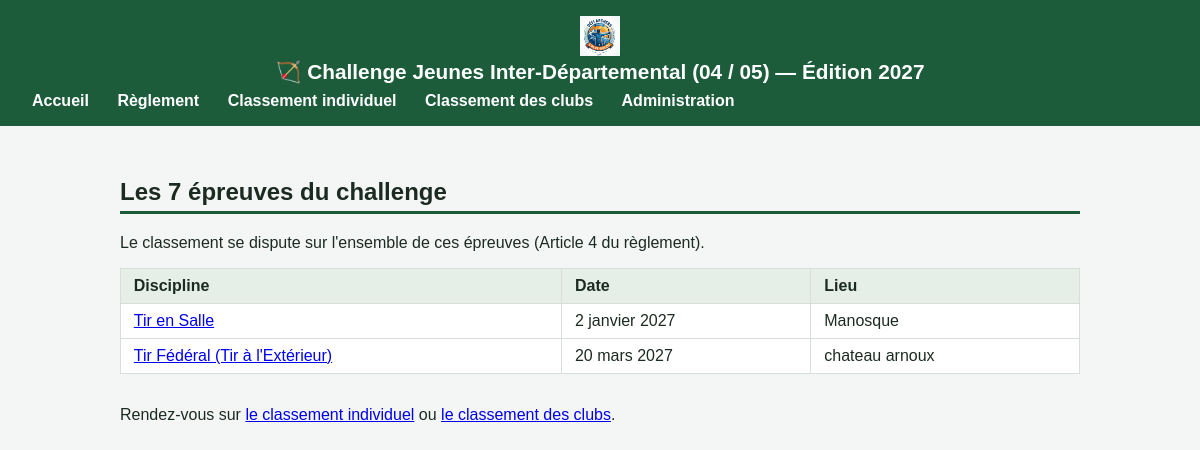
The page / on the database its author committed.
### challenge/models.py (models this page shows, shortened)
class Epreuve(models.Model):
    DISCIPLINE_CHOICES = [
        ("SALLE", "Tir en Salle"),
        ("FEDERAL", "Tir Fédéral (Tir à l'Extérieur)"),
        ("CAMPAGNE", "Tir de Campagne"),
        ("NATURE", "Tir Nature"),
        ("3D", "Tir 3D"),
        ("BEURSAULT", "Tir Beursault"),
        ("RUN", "Run Archery"),
    ]
    discipline = models.CharField(max_length=10, choices=DISCIPLINE_CHOICES, unique=True)
    edition = models.PositiveIntegerField(default=2026)
    date = models.DateField()
    lieu = models.CharField(max_length=150, blank=True)
    class Meta:
        ordering = ["date"]

### challenge/views.py (the view)
# urls.py: path("", views.accueil, name="accueil"),
def accueil(request):
    epreuves = Epreuve.objects.all()
    return render(request, "challenge/accueil.html", {"epreuves": epreuves})

### challenge/templates/challenge/accueil.html
{% extends "challenge/base.html" %}
{% block content %}
<h2>Les 7 épreuves du challenge</h2>
<p>Le classement se dispute sur l'ensemble de ces épreuves (Article 4 du règlement).</p>
<table>
  <thead>
    <tr><th>Discipline</th><th>Date</th><th>Lieu</th></tr>
  </thead>
  <tbody>
    {% for epreuve in epreuves %}
    <tr>
      <td><a href="{% url 'challenge:detail_epreuve' epreuve.id %}">{{ epreuve.get_discipline_display }}</a></td>
      <td>{{ epreuve.date }}</td>
      <td>{{ epreuve.lieu|default:"—" }}</td>
    </tr>
    {% empty %}
    <tr><td colspan="3">Aucune épreuve enregistrée pour l'instant.</td></tr>
    {% endfor %}
  </tbody>
</table>
<p>Rendez-vous sur <a href="{% url 'challenge:classement_general' %}">le classement individuel</a>
ou <a href="{% url 'challenge:classement_clubs' %}">le classement des clubs</a>.</p>
{% endblock %}

### challenge/templates/challenge/base.html (style rules this page uses)
body { font-family: Arial, Helvetica, sans-serif; margin: 0; background: #f4f6f5; color: #1c2b21; }
table { border-collapse: collapse; width: 100%; margin-bottom: 2rem; background: white; }
th, td { border: 1px solid #d7ddd9; padding: 0.5rem 0.8rem; text-align: left; }
th { background: #e5efe8; }
h2 { border-bottom: 3px solid #1c5c3a; padding-bottom: 0.3rem; }

### rows shown on the page
Epreuve: discipline "Tir en Salle", date "2 janvier 2027", lieu "Manosque"
Epreuve: discipline "Tir Fédéral (Tir à l'Extérieur)", date "20 mars 2027", lieu "chateau arnoux"
